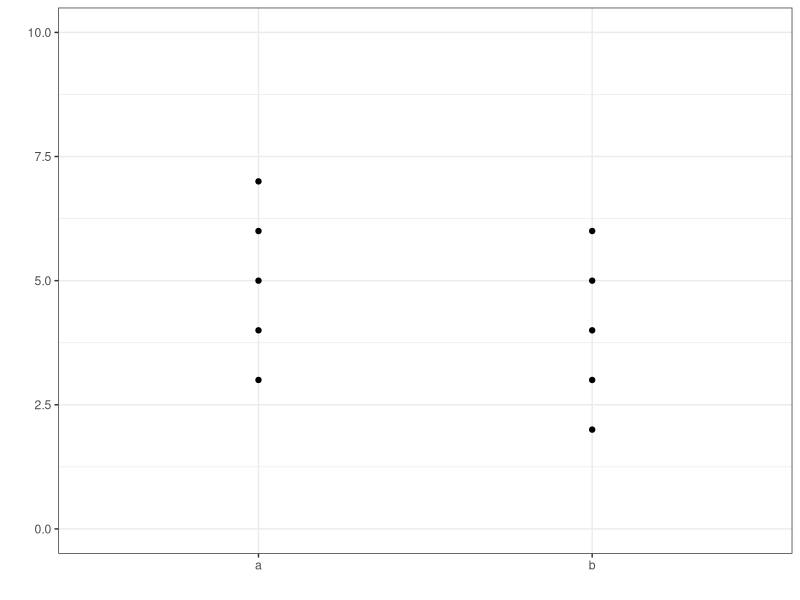
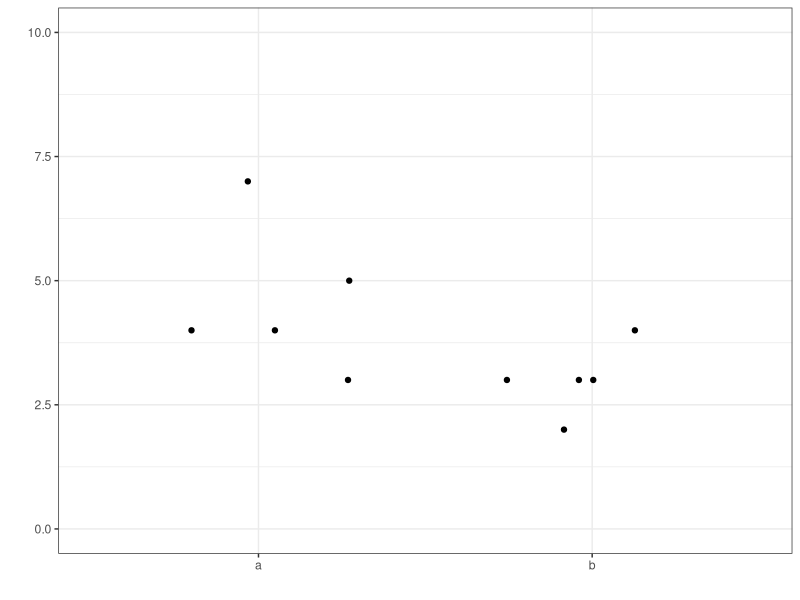
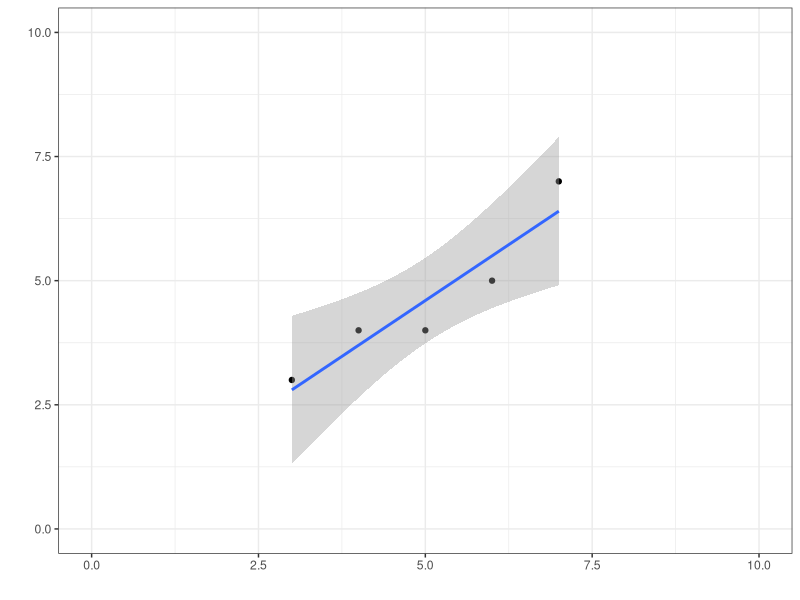
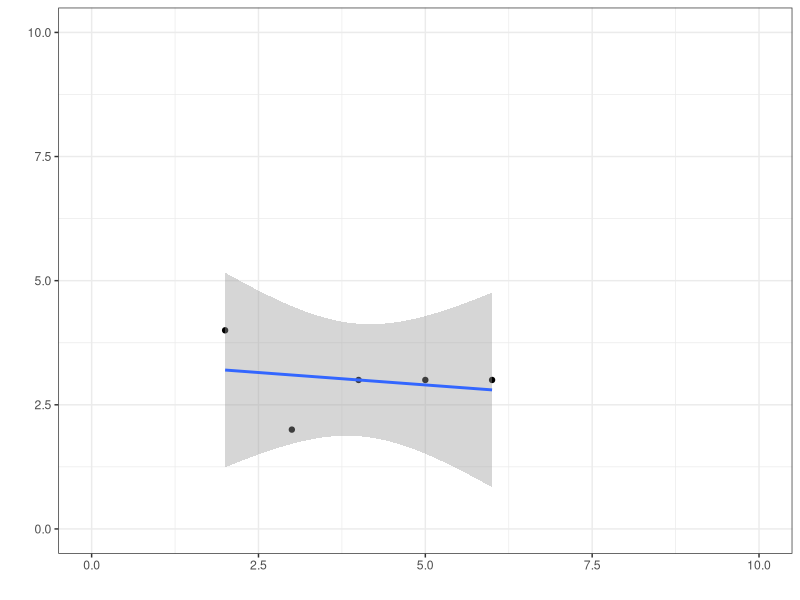

Source code (R) for these figures, in order:

library(ggplot2)

setwd("/Users/amckenz/Dropbox/zhang/diffcorr")

gene_a_df = data.frame(rna = c(5, 3, 7, 4, 6, 3, 2, 5, 4, 6), condition = rep(c("a", "b"), each = 5))

gene_a_df_dfxp = ggplot(data = gene_a_df, aes(x = as.factor(condition), y = rna)) +
  geom_point() + theme_bw() + ylim(0, 10) + xlab("") + ylab("")

ggsave(gene_a_df_dfxp, file = "gene_a_df_dfxp_sim.jpg", height = 2, width = 2)

gene_b_df = data.frame(rna = c(4, 3, 7, 4, 5, 2, 4, 3, 3, 3), condition = rep(c("a", "b"), each = 5))

gene_b_df_dfxp = ggplot(data = gene_b_df, aes(x = as.factor(condition), y = rna)) +
  geom_jitter(height = 0, width = 0.3) + theme_bw() + ylim(0, 10) + xlab("") + ylab("")

ggsave(gene_b_df_dfxp, file = "gene_b_df_dfxp_sim.jpg", height = 2, width = 2)

gene_both_df = data.frame(rna1 = c(5, 3, 7, 4, 6, 3, 2, 5, 4, 6), rna2 = c(4, 3, 7, 4, 5, 2, 4, 3, 3, 3),
  condition = rep(c("a", "b"), each = 5))
gene_both_df_a = gene_both_df[gene_both_df$condition == "a", ]

gene_both_df_a_corr = ggplot(gene_both_df_a, aes(x = rna1, y = rna2)) + xlab("") + ylab("") +
  geom_point() + stat_smooth(method = "lm") + theme_bw() + ylim(0, 10) + xlim(0, 10)

ggsave(gene_both_df_a_corr, file = "gene_both_df_a_corr_sim.jpg", height = 2, width = 2)

gene_both_df_b = gene_both_df[gene_both_df$condition == "b", ]

gene_both_df_b_corr = ggplot(gene_both_df_b, aes(x = rna1, y = rna2)) + xlab("") + ylab("") +
  geom_point() + stat_smooth(method = "lm") + theme_bw() + ylim(0, 10) + xlim(0, 10)

ggsave(gene_both_df_b_corr, file = "gene_both_df_b_corr_sim.jpg", height = 2, width = 2)
